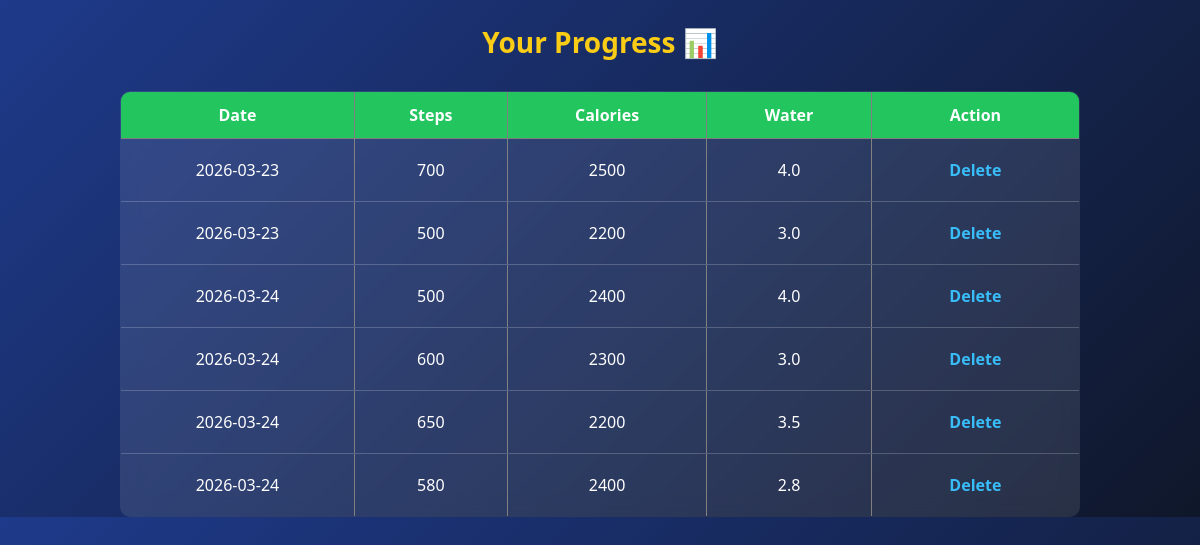
Screenshot of /progress (signed in) with the database file from the repository.
### tables this page shows
CREATE TABLE fitness_data (
        id INTEGER PRIMARY KEY AUTOINCREMENT,
        user_id INTEGER,
        steps INTEGER,
        calories INTEGER,
        water REAL,
        date TEXT
    );

### app.py (the view)
@app.route("/progress")
def progress():
    if "user_id" not in session:
        return redirect("/login")
    user_id = session["user_id"]
    conn = connect_db()
    cursor = conn.cursor()
    cursor.execute("SELECT * FROM fitness_data WHERE user_id=?", (user_id,))
    data = cursor.fetchall()
    conn.close()
    return render_template("progress.html", data=data)

### models/db.py (called while the page is built)
def connect_db():
    conn = sqlite3.connect("database.db")
    return conn

### templates/progress.html (shortened to what this page needs)
<!DOCTYPE html>
<html>
<head>
    <link rel="stylesheet" href="{{ url_for('static', filename='style.css') }}">
</head>
<body>
<h2>Your Progress 📊</h2>
<table border="1">
    <tr>
        <th>Date</th>
        <th>Steps</th>
        <th>Calories</th>
        <th>Water</th>
        <th>Action</th>
    </tr>
    {% for row in data %}
    <tr>
        <td>{{ row[5] }}</td>
        <td>{{ row[2] }}</td>
        <td>{{ row[3] }}</td>
        <td>{{ row[4] }}</td>
        <td>
            <a href="/delete/{{ row[0] }}">Delete</a>
        </td>
    </tr>
    {% endfor %}
</table>
</body>
</html>

### static/style.css (style rules this page uses)
body { font-family: 'Segoe UI', sans-serif; background: linear-gradient(135deg, #1e3a8a, #0f172a); color: white; text-align: center; margin: 0; padding: 0; }
h2 { font-size: 28px; margin-bottom: 20px; color: #facc15; }
a { display: block; margin: 10px; color: #38bdf8; font-weight: bold; text-decoration: none; }
table { margin: auto; margin-top: 30px; border-collapse: collapse; width: 80%; background: rgba(255,255,255,0.1); backdrop-filter: blur(10px); border-radius: 10px; overflow: hidden; }
th { background: #22c55e; padding: 12px; }
td { padding: 10px; border-bottom: 1px solid rgba(255,255,255,0.2); }

### rows the page displays
fitness_data: date "2026-03-23", steps "700", calories "2500", water "4.0"
fitness_data: date "2026-03-23", steps "500", calories "2200", water "3.0"
fitness_data: date "2026-03-24", steps "500", calories "2400", water "4.0"
fitness_data: date "2026-03-24", steps "600", calories "2300", water "3.0"
fitness_data: date "2026-03-24", steps "650", calories "2200", water "3.5"
fitness_data: date "2026-03-24", steps "580", calories "2400", water "2.8"
